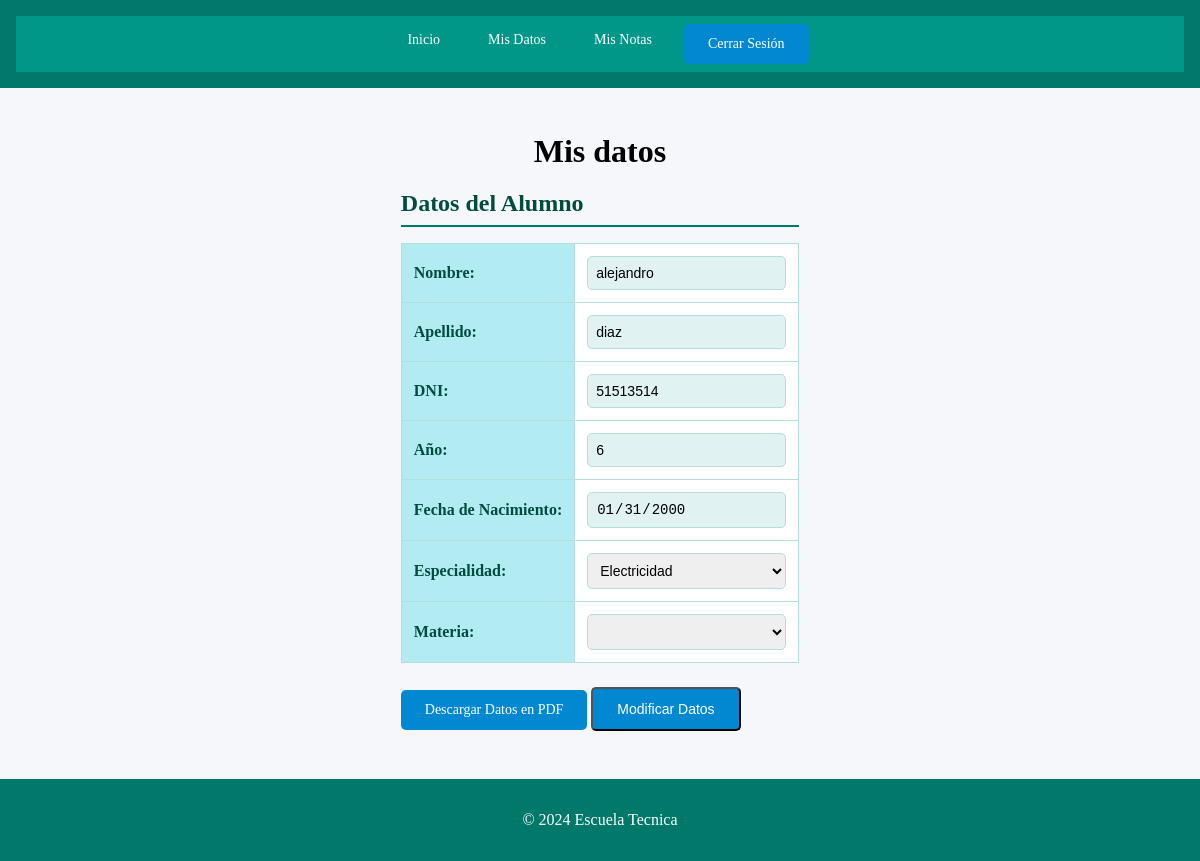
Page /alumno_datos.php (signed in) on the committed database.
### tables this page shows
CREATE TABLE `alumnos` (
  `id` int(11) NOT NULL,
  `nombre` varchar(100) DEFAULT NULL,
  `apellido` varchar(100) DEFAULT NULL,
  `dni` varchar(20) DEFAULT NULL,
  `especialidad_id` int(11) DEFAULT NULL,
  `año` int(11) DEFAULT NULL,
  `materia_id` int(11) DEFAULT NULL,
  `fecha_nacimiento` date DEFAULT NULL,
  `username` varchar(100) DEFAULT NULL,
  `password` varchar(255) DEFAULT NULL,
  `email` varchar(100) DEFAULT NULL,
  `user_type` enum('alumno') NOT NULL DEFAULT 'alumno'
);

### alumno_datos.php (the view, shortened to what this page needs)
<?php
include 'config.php';
$username = $_SESSION['username'];
$sql = "SELECT nombre, apellido, dni, especialidad_id, año, materia_id, fecha_nacimiento FROM alumnos WHERE username = ?";
$stmt = $conn->prepare($sql);
$stmt->bind_param("s", $username);
$stmt->execute();
$resultado = $stmt->get_result();
$alumno = $resultado->fetch_assoc();
$especialidad_id = $alumno['especialidad_id'];
?>
<!DOCTYPE html>
<html lang="es">
<head>
    <link rel="stylesheet" href="css/alumno_bienvenido.css">
</head>
<body>
    <header>
        <nav>
            <a href="alumno_bienvenido.php">Inicio</a>
            <a href="alumno_datos.php">Mis Datos</a>
            <a href="ver_notas.php">Mis Notas</a>
            <a href="logout.php" class="btn">Cerrar Sesión</a>
        </nav>
    </header>
    <main>
        <h1>Mis datos</h1>
        <section>
            <h2>Datos del Alumno</h2>
            <form action="<?php echo htmlspecialchars($_SERVER['PHP_SELF']); ?>" method="post">
                <table>
                    <tr>
                        <th>Nombre:</th>
                        <td>
                            <input type="text" name="nombre" id="nombre"
                                value="<?php echo htmlspecialchars($alumno['nombre']); ?>"
                                readonly class="editable">
                        </td>
                    </tr>
                    <tr>
                        <th>Apellido:</th>
                        <td>
                            <input type="text" name="apellido" id="apellido"
                                value="<?php echo htmlspecialchars($alumno['apellido']); ?>"
                                readonly class="editable">
                        </td>
                    </tr>
                    <tr>
                        <th>DNI:</th>
                        <td>
                            <input type="text" name="dni" id="dni"
                                value="<?php echo htmlspecialchars($alumno['dni']); ?>"
                                readonly class="editable"
                                oninput="validarDNI(this)"
                                maxlength="8" pattern="\d{8}">
                        </td>
                    </tr>
                    <tr>
                        <th>Año:</th>
                        <td>
                            <input type="text" name="año" id="año"
                                value="<?php echo htmlspecialchars($alumno['año']); ?>"
                                readonly class="editable"
                                oninput="validarAño(this)"
                                maxlength="1" pattern="[1-7]">
                        </td>
                    </tr>
                    <tr>
                        <th>Fecha de Nacimiento:</th>
                        <td>
                            <input type="date" name="fecha_nacimiento" id="fecha_nacimiento"
                                value="<?php echo htmlspecialchars($alumno['fecha_nacimiento']); ?>"
                                readonly class="editable">
                        </td>
                    </tr>
                    <tr>
                        <th>Especialidad:</th>
                        <td>
                            <select name="especialidad_id" id="especialidad_id" class="editable">
                                <?php
                                $sql_especialidades = "SELECT id, nombre FROM especialidades";
                                $result_especialidades = $conn->query($sql_especialidades);
                                while ($especialidad = $result_especialidades->fetch_assoc()) {
                                    $selected = ($especialidad['id'] == $especialidad_id) ? 'selected' : '';
                                    echo "<option value='" . htmlspecialchars($especialidad['id']) . "' $selected>" . htmlspecialchars($especialidad['nombre']) . "</option>";
                                }
                                ?>
                            </select>
                        </td>
                    </tr>
                    <tr>
                        <th>Materia:</th>
                        <td>
                            <select name="materia_id" id="materia_id" class="editable">
                            </select>
                        </td>
                    </tr>
                </table>
                <a href="generate_pdf.php" class="btn" target="_blank">Descargar Datos en PDF</a>
                <button type="button" class="btn" id="btnModificar" onclick="habilitarEdicion()">Modificar Datos</button>
            </form>
        </section>
    </main>
    <footer>
        <p>© 2024 Escuela Tecnica</p>
    </footer>
</body>
</html>

### css/alumno_bienvenido.css (style rules this page uses)
html, body { height: 100%; margin: 0; }
body { display: flex; flex-direction: column; background: #f5f7fa; }
main { flex: 1; }
header { background: #00796b; color: #ffffff; padding: 1rem; text-align: center; }
footer { background: #00796b; color: #ffffff; padding: 1rem; text-align: center; margin-top: auto; }
nav { background: #009688; padding: 0.5rem; display: flex; justify-content: center; gap: 1rem; }
nav a { text-decoration: none; color: #ffffff; padding: 0.5rem 1rem; display: inline-block; border-radius: 5px; transition: background-color 0.3s ease, transform 0.2s ease; font-size: 0.875rem; }
main { padding: 1.5rem; max-width: 1200px; margin: auto; }
section { margin-bottom: 1.5rem; }
section h2 { font-size: 1.5rem; color: #004d40; border-bottom: 2px solid #00796b; padding-bottom: 0.5rem; margin-bottom: 1rem; }
.btn { background: #0288d1; color: #ffffff; padding: 0.5rem 1rem; border-radius: 5px; text-align: center; font-size: 0.875rem; }
h1 { text-align: center; }
main h1 { text-align: center; margin-bottom: 1rem; }
main h2 { font-size: 1.5rem; color: #004d40; border-bottom: 2px solid #00796b; padding-bottom: 0.5rem; margin-bottom: 1rem; }
form { margin: 1rem 0; }
table { width: 100%; border-collapse: collapse; margin-bottom: 1.5rem; }
table th, table td { padding: 0.75rem; text-align: left; border: 1px solid #b2dfdb; }
table th { background: #b2ebf2; color: #004d40; }
table td { background: #ffffff; }
input[type="text"], input[type="date"], select { width: 100%; padding: 0.5rem; border: 1px solid #b2dfdb; border-radius: 5px; font-size: 0.875rem; box-sizing: border-box; }
input[readonly] { background-color: #e0f2f1; cursor: not-allowed; }
.btn { display: inline-block; padding: 0.75rem 1.5rem; font-size: 0.875rem; text-align: center; border-radius: 5px; text-decoration: none; cursor: pointer; transition: background-color 0.3s ease; }

### rows in the picture
alumnos: nombre "alejandro", apellido "diaz", dni "51513514", año "6", fecha_nacimiento "01/31/2000"

### other values in the picture
form field especialidad_id "Electricidad"
